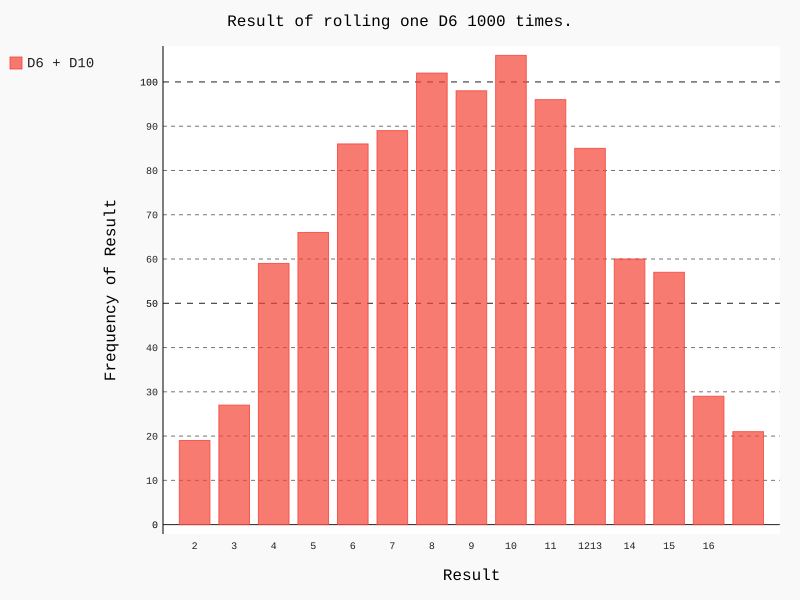

Write the Python code that produced this figure.
from die import Die
import pygal

# 1. 投一个
def test_die():
    die = Die()
    # 结果存在列表中
    results = []
    for roll_num in range(1000):
        result = die.roll()
        results.append(result)

    # 分析结果
    frequencies = []
    for value in range(1, die.num_sides + 1):
        frequency = results.count(value)  # 统计每个数出现的次数
        frequencies.append(frequency)
    # 对结果进行可视化
    hist = pygal.Bar()
    hist.title = "Result of rolling one D6 1000 times."
    hist.x_labels = ['1', '2', '3', '4', '5', '6']
    hist.x_title = "Result"
    hist.y_title = "Frequency of Result"
    hist.add("D6", frequencies)
    hist.render_to_file('die_visual.svg')


def test_die2():
    die_1 = Die()
    die_2 = Die()

    # 存储结果列表
    results = []
    for roll_num in range(1000):
        result = die_1.roll() + die_2.roll()
        results.append(result)

    # 分析结果
    frequencies = []
    max_result = die_1.num_sides + die_2.num_sides
    for value in range(2, max_result+1):
        frequency = results.count(value)
        frequencies.append(frequency)


    # 对结果进行可视化
    hist = pygal.Bar()
    hist.title = "Result of rolling one D6 1000 times."
    hist.x_labels = ['2', '3', '4', '5', '6', '7', '8', '9', '10', '11', '12']
    hist.x_title = "Result"
    hist.y_title = "Frequency of Result"
    hist.add("D6 + D6", frequencies)
    hist.render_to_file('die_visual.svg')


# 面值不同
def test_die3():
    die_1 = Die()
    die_2 = Die(10)

    # 存储结果列表
    results = []
    for roll_num in range(1000):
        result = die_1.roll() + die_2.roll()
        results.append(result)

    # 分析结果
    frequencies = []
    max_result = die_1.num_sides + die_2.num_sides
    for value in range(2, max_result + 1):
        frequency = results.count(value)
        frequencies.append(frequency)

    # 对结果进行可视化
    hist = pygal.Bar()
    hist.title = "Result of rolling one D6 1000 times."
    hist.x_labels = ['2', '3', '4', '5', '6', '7', '8', '9', '10', '11', '12'
                     '13', '14', '15', '16']
    hist.x_title = "Result"
    hist.y_title = "Frequency of Result"
    hist.add("D6 + D10", frequencies)
    hist.render_to_file('die_visual.svg')



if __name__ == '__main__':
    test_die3()
